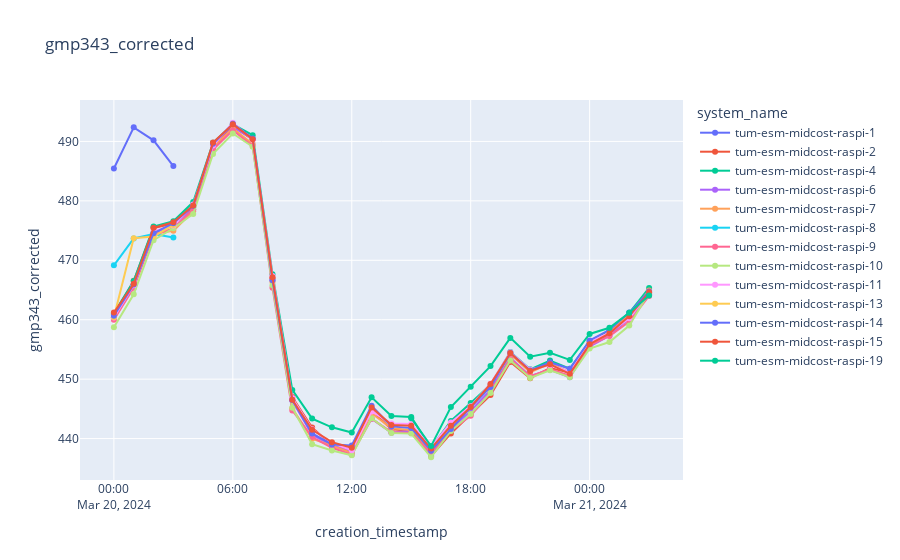

The notebook cell this image was saved under:
### Code cell
plot_sensor_measurement(df,sensor_id,col_name="gmp343_corrected",filter=filter)
